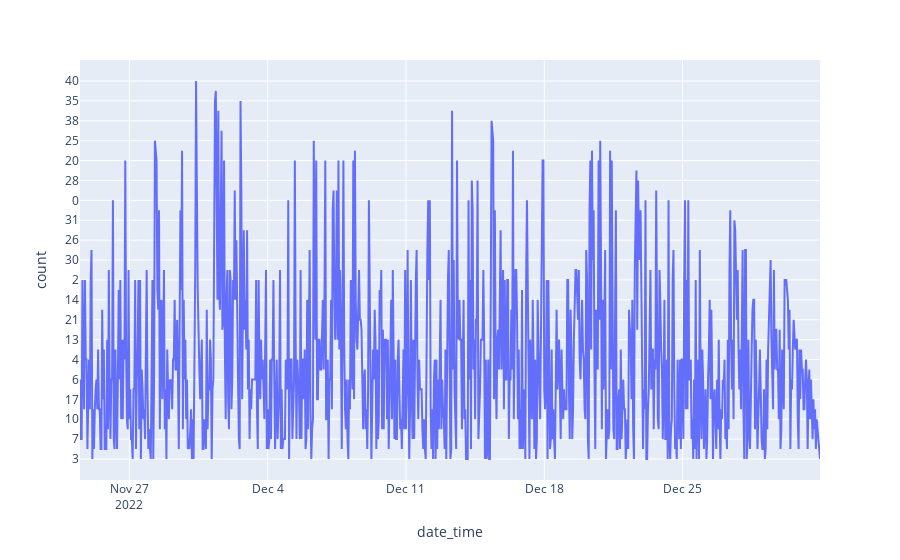

Here is the notebook cell this chart was saved with:
### Code cell
fig = px.line(calls_train, x='date_time', y="count")
fig.show()

### Figure 1 — Plotly figure (JSON) as saved in the notebook; plotly's stock layout.template omitted (floating-point values rounded to 4 significant figures; data arrays with more than 128 entries replaced by an {"elided": "..."} marker saying what was removed)
{"data": [{"hovertemplate": "date_time=%{x}<br>count=%{y}<extra></extra>", "legendgroup": "", "line": {"color": "#636efa", "dash": "solid"}, "marker": {"symbol": "circle"}, "mode": "lines", "name": "", "orientation": "v", "showlegend": false, "type": "scatter", "x": {"elided": "900 str values"}, "xaxis": "x", "y": {"elided": "900 str values"}, "yaxis": "y"}], "layout": {"autosize": true, "legend": {"tracegroupgap": 0}, "margin": {"t": 60}, "xaxis": {"anchor": "y", "autorange": true, "domain": [0, 1], "range": ["2022-11-24 12:00", "2022-12-31 23:00"], "title": {"text": "date_time"}, "type": "date"}, "yaxis": {"anchor": "x", "autorange": true, "domain": [0, 1], "range": [-2.111, 40.11], "title": {"text": "count"}, "type": "category"}}}
